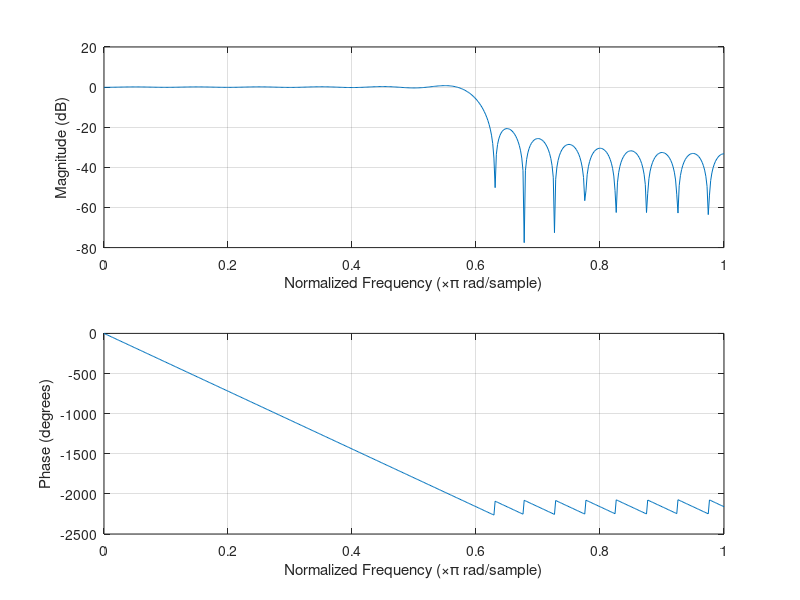
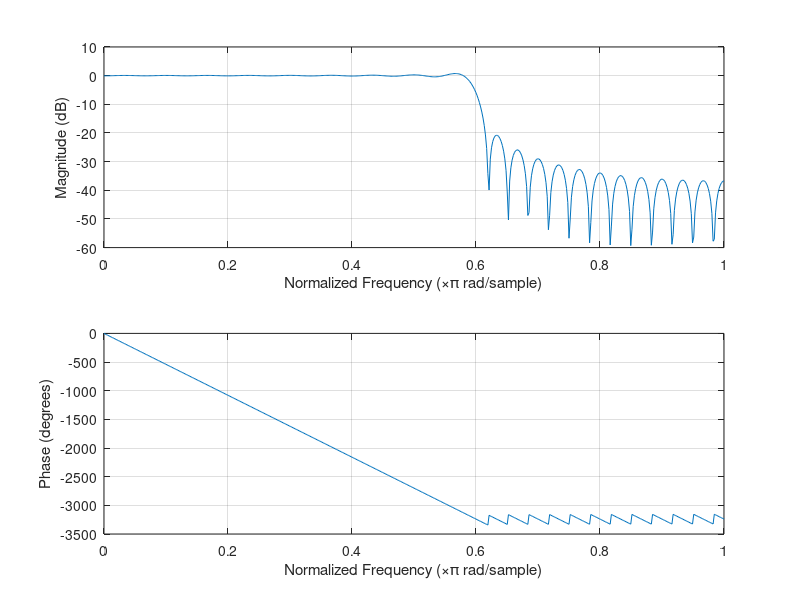
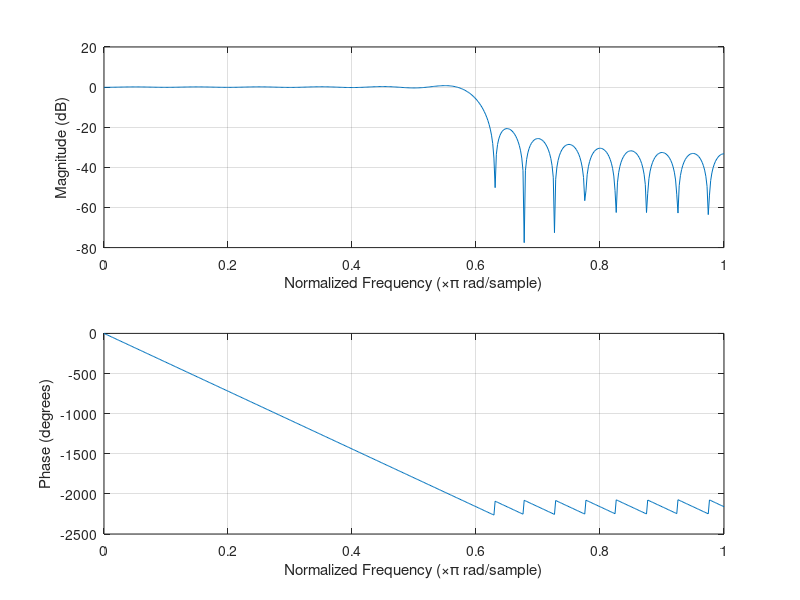

Recreate these plots in MATLAB, in order.

fc1 = 0.3;
fn1 = 0.5;
n1= -20:20;
x1 = 2*fc1*sinc(2*fc1*n1);
figure(1)
freqz(x1)

fc2 = 0.3;
fn2 = 0.5;
n2= -30:30;
x2 = 2*fc2*sinc(2*fc2*n2);
figure(2)
freqz(x2)

fc3 = 0.3;
fn3 = 0.5;
n3= -50:50;
x3 = 2*fc3*sinc(2*fc3*n1);
figure(3)
freqz(x3)
  

